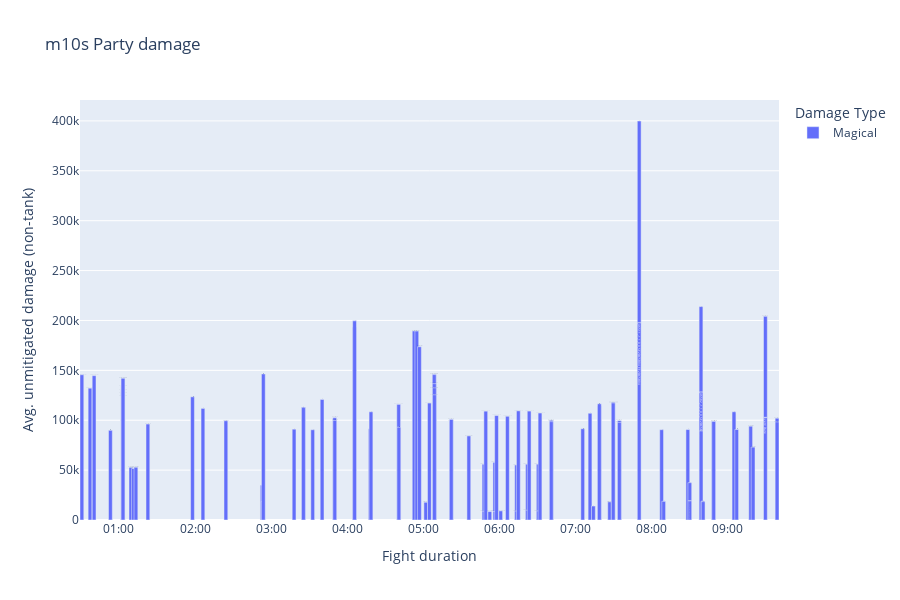

The cell this chart's notebook holds for it:
### Code cell
fig = incoming_damage.plot_party_damage(fight)
fig.show()
